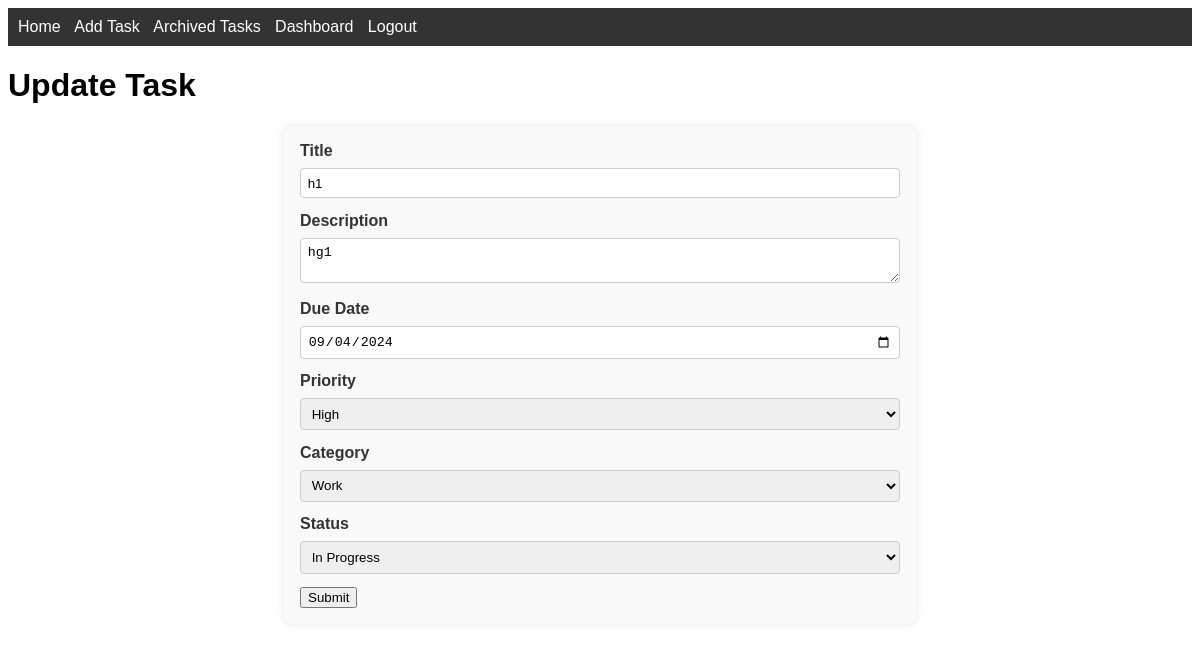
Screenshot of /update_task/1 (signed in) with the database file from the repository.
### app.py (models this page shows)
class Task(db.Model):
    id = db.Column(db.Integer, primary_key=True)
    title = db.Column(db.String(100), nullable=False)
    description = db.Column(db.Text, nullable=True)
    due_date = db.Column(db.DateTime, nullable=True)
    priority = db.Column(db.String(10), nullable=False, default='Medium')
    category = db.Column(db.String(20), nullable=True)
    status = db.Column(db.String(20), nullable=False, default='In Progress')
    archived = db.Column(db.Boolean, default=False)
    user_id = db.Column(db.Integer, db.ForeignKey('user.id'), nullable=False)
    subtasks = db.relationship('Subtask', backref='parent_task', lazy=True)

### app.py (the view, shortened to what this page needs)
@app.route('/update_task/<int:task_id>', methods=['GET', 'POST'])
@login_required
def update_task(task_id):
    task = Task.query.get_or_404(task_id)
    if task.author != current_user:
        abort(403)
    form = TaskForm(obj=task)
    return render_template('update_task.html', form=form, task=task)

### app.py
class TaskForm(FlaskForm):
    title = StringField('Title', validators=[DataRequired()])
    description = TextAreaField('Description')
    due_date = DateField('Due Date', format='%Y-%m-%d')
    priority = SelectField('Priority', choices=[('High', 'High'), ('Medium', 'Medium'), ('Low', 'Low')])
    category = SelectField('Category', choices=[('Work', 'Work'), ('Personal', 'Personal'), ('School', 'School')])
    status = SelectField('Status', choices=[('In Progress', 'In Progress'), ('Completed', 'Completed')])
    submit = SubmitField('Submit')

### app.py (called while the page is built)
@login_manager.user_loader
def load_user(user_id):
    return User.query.get(int(user_id))

### templates/update_task.html (shortened to what this page needs)
{% extends 'base.html' %}
{% block content %}
    <h1>Update Task</h1>
    <form method="POST">
        {{ form.title.label }} {{ form.title() }}
        {{ form.description.label }} {{ form.description() }}
        {{ form.due_date.label }} {{ form.due_date() }}
        {{ form.priority.label }} {{ form.priority() }}
        {{ form.category.label }} {{ form.category() }}
        {{ form.status.label }} {{ form.status() }}
        {{ form.submit() }}
    </form>
{% endblock %}

### static/styles.css (style rules this page uses)
body { font-family: Arial, sans-serif; }
form { max-width: 600px; margin: 0 auto; padding: 1em; border-radius: 8px; background: #f9f9f9; box-shadow: 0 0 10px rgba(0, 0, 0, 0.1); }
form label { display: block; margin-bottom: 0.5em; font-weight: bold; color: #333; }
form input[type="text"], form input[type="date"], form textarea, form select { border: 1px solid #ccc; border-radius: 4px; padding: 0.5em; width: 100%; box-sizing: border-box; margin-bottom: 1em; }
:root { --background-color: #fff; --text-color: #000; }
body { background-color: var(--background-color); color: var(--text-color); }

### rows the page displays
Task: title "h1", description "hg1", due_date "09/04/2024", priority "High", category "Work", status "In Progress"
